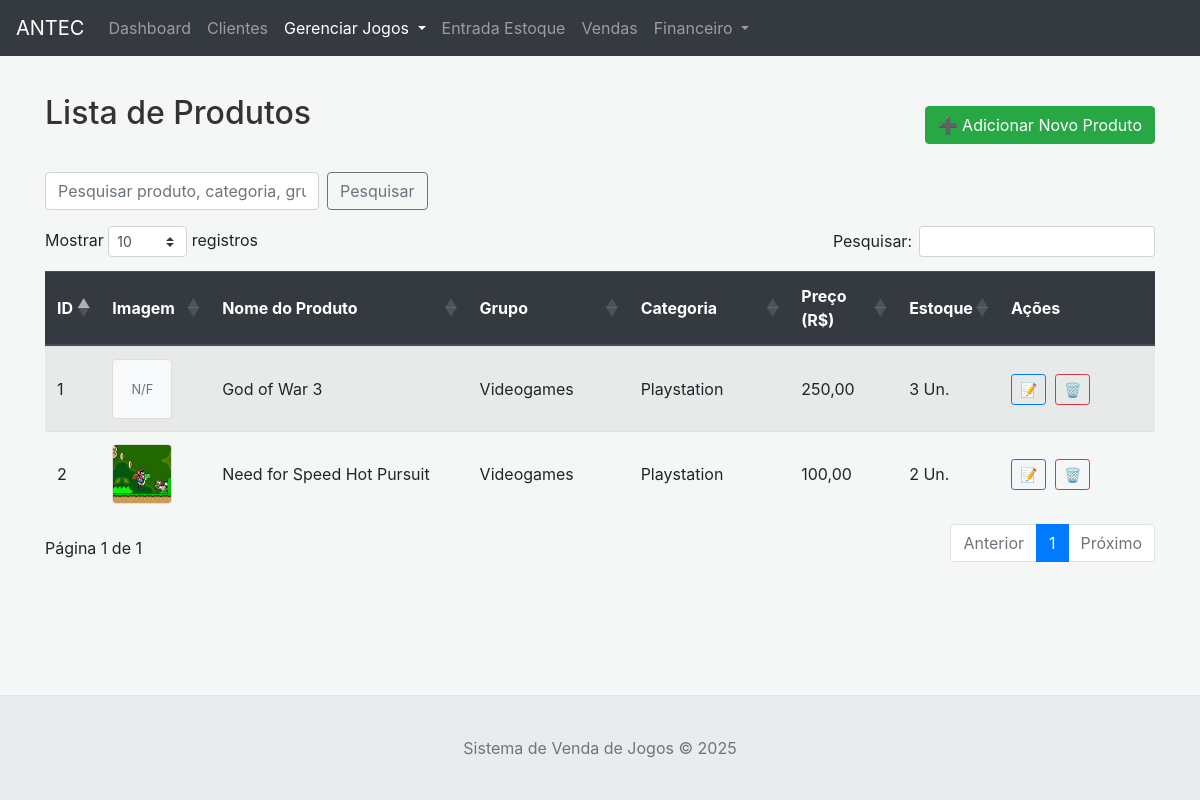
/produtos, run on the app's committed database.
### tables this page shows
CREATE TABLE produtos (
                id INTEGER PRIMARY KEY AUTOINCREMENT,
                nome TEXT NOT NULL UNIQUE,
                descricao TEXT,
                preco_venda REAL NOT NULL,
                quantidade_estoque INTEGER DEFAULT 0,
                unidade_medida TEXT,
                categoria_id INTEGER,
                data_cadastro DATETIME DEFAULT CURRENT_TIMESTAMP,
                FOREIGN KEY (categoria_id) REFERENCES categorias (id) ON DELETE SET NULL
            );

CREATE TABLE grupos (
                id INTEGER PRIMARY KEY AUTOINCREMENT,
                nome TEXT NOT NULL UNIQUE,
                descricao TEXT,
                data_cadastro DATETIME DEFAULT CURRENT_TIMESTAMP
            );

CREATE TABLE categorias (
                id INTEGER PRIMARY KEY AUTOINCREMENT,
                nome TEXT NOT NULL,
                descricao TEXT,
                grupo_id INTEGER,
                data_cadastro DATETIME DEFAULT CURRENT_TIMESTAMP,
                FOREIGN KEY (grupo_id) REFERENCES grupos (id) ON DELETE SET NULL,
                UNIQUE (nome, grupo_id)
            );

### app.py (the view)
@app.route('/produtos')
def produtos_lista():
    search = request.args.get('search', '')
    try:
        produtos = db_manager.get_all_produtos(search)
        categorias = db_manager.get_all_categorias()
    except Exception as e:
        flash(f"Erro ao carregar produtos ou categorias: {e}", "danger")
        produtos = []
        categorias = []
    return render_template('produtos.html', produtos=produtos, categorias=categorias, search_query=search)

### app.py (called while the page is built)
@app.context_processor
def inject_now(): return {'now': datetime.datetime.now()}

### database.py (called while the page is built)
    def _get_connection(self):
        conn = sqlite3.connect(self.db_name)
        conn.row_factory = sqlite3.Row # Permite acessar colunas por nome
        return conn

    def get_all_categorias(self, search_term=None):
        query_str = "SELECT cat.*, g.nome as grupo_nome FROM categorias cat LEFT JOIN grupos g ON cat.grupo_id = g.id"
        params = []
        if search_term:
            query_str += " WHERE cat.nome LIKE ? OR cat.descricao LIKE ? OR g.nome LIKE ?"
            params.extend([f'%{search_term}%',f'%{search_term}%',f'%{search_term}%'])
        query_str += " ORDER BY g.nome ASC, cat.nome ASC"
        return self.execute_query(query_str, params, fetch_all=True)

    def get_all_produtos(self, search_term=None):
        query_str = """
        SELECT p.*, cat.nome as categoria_nome, g.nome as grupo_nome,
               (SELECT pi.caminho_imagem FROM produto_imagens pi WHERE pi.produto_id = p.id ORDER BY pi.id ASC LIMIT 1) as imagem_principal
        FROM produtos p
        LEFT JOIN categorias cat ON p.categoria_id = cat.id
        LEFT JOIN grupos g ON cat.grupo_id = g.id
        """
        params = []
        if search_term:
            query_str += " WHERE p.nome LIKE ? OR p.descricao LIKE ? OR cat.nome LIKE ? OR g.nome LIKE ?"
            params.extend([f'%{search_term}%', f'%{search_term}%', f'%{search_term}%', f'%{search_term}%'])
        query_str += " ORDER BY p.nome ASC"
        return self.execute_query(query_str, params, fetch_all=True)

### templates/produtos.html (shortened to what this page needs)
{% extends "base.html" %}
{% block content %}
<div class="d-flex justify-content-between align-items-center mb-3">
    <h2>Lista de Produtos</h2>
    <button type="button" class="btn btn-success" data-toggle="modal" data-target="#addProdutoModal">
        ➕ Adicionar Novo Produto
    </button>
</div>
<form method="GET" action="{{ url_for('produtos_lista') }}" class="form-inline mb-3">
    <input type="text" name="search" class="form-control mr-sm-2" placeholder="Pesquisar produto, categoria, grupo..." value="{{ search_query or '' }}">
    <button type="submit" class="btn btn-outline-secondary">Pesquisar</button>
</form>
{% if produtos %}
<div class="table-responsive">
    <table class="table table-striped table-hover datatable" id="tabelaProdutos">
        <thead class="thead-dark">
            <tr>
                <th style="width: 5%;">ID</th>
                <th style="width: 10%;">Imagem</th>
                <th style="width: 25%;">Nome do Produto</th>
                <th style="width: 15%;">Grupo</th>
                <th style="width: 15%;">Categoria</th>
                <th style="width: 10%;">Preço (R$)</th>
                <th style="width: 5%;">Estoque</th>
                <th style="width: 15%;">Ações</th>
            </tr>
        </thead>
        <tbody>
            {% for produto in produtos %}
            <tr>
                <td>{{ produto.id }}</td>
                <td>
                    {% if produto.imagem_principal %}
                    <img src="{{ url_for('uploaded_product_image', filename=produto.imagem_principal) }}" alt="{{ produto.nome }}" class="produto-thumbnail">
                    {% else %}
                    <div class="produto-thumbnail bg-light d-flex align-items-center justify-content-center">
                        <span class="text-muted small">N/F</span>
                    </div>
                    {% endif %}
                </td>
                <td>{{ produto.nome }}</td>
                <td>{{ produto.grupo_nome or 'N/A' }}</td>
                <td>{{ produto.categoria_nome or 'N/A' }}</td>
                <td>{{ "%.2f"|format(produto.preco_venda)|replace('.', ',') }}</td>
                <td>{{ produto.quantidade_estoque }} {{ produto.unidade_medida or 'Un.' }}</td>
                <td class="action-buttons">
                    <button type="button" class="btn btn-sm btn-outline-primary btn-edit-produto"
                            data-toggle="modal" data-target="#editProdutoModal"
                            data-produto-id="{{ produto.id }}" title="Editar Produto">📝</button>
                    <form action="{{ url_for('produto_excluir', produto_id=produto.id) }}" method="POST" style="display:inline;" onsubmit="return confirm('Tem certeza que deseja excluir este produto e todas as suas imagens?');">
                        <button type="submit" class="btn btn-sm btn-outline-danger" title="Excluir Produto">🗑️</button>
                    </form>
                </td>
            </tr>
            {% endfor %}
        </tbody>
    </table>
</div>
{% endif %}
{% endblock %}

### static/style.css (style rules this page uses)
html, body { height: 100%; margin: 0; }
body { display: flex; flex-direction: column; padding-top: 70px; background-color: #f4f7f6; }
.action-buttons .btn { margin-right: 5px; }
.action-buttons .btn:last-child { margin-right: 0; }
.table thead th { background-color: #343a40; color: white; vertical-align: middle; }
h2 { color: #333; margin-bottom: 1.5rem; }

### templates/produtos.html (style rules this page uses)
.produto-thumbnail { width: 60px; height: 60px; object-fit: cover; border-radius: 0.25rem; border: 1px solid #ddd; }
.table td, .table th { vertical-align: middle; }

### data on the page
produtos: id "1", shows "N/F", nome "God of War 3", nome "Videogames", nome "Playstation", preco_venda "250,00", quantidade_estoque "3", unidade_medida "Un."
produtos: id "2", nome "Need for Speed Hot Pursuit", nome "Videogames", nome "Playstation", preco_venda "100,00", quantidade_estoque "2", unidade_medida "Un."
